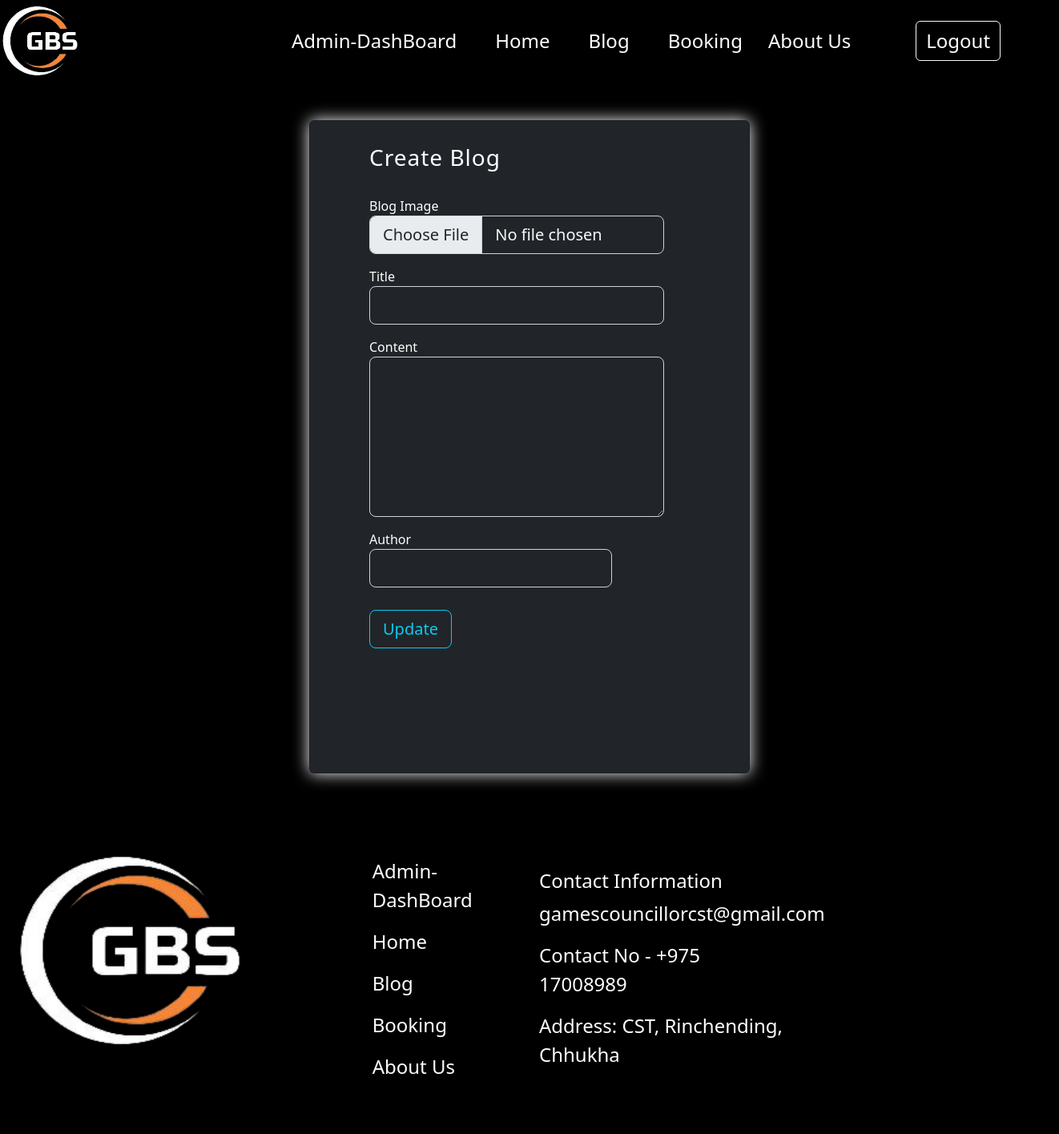
The app's page /editBlog/2 (signed in), older data.
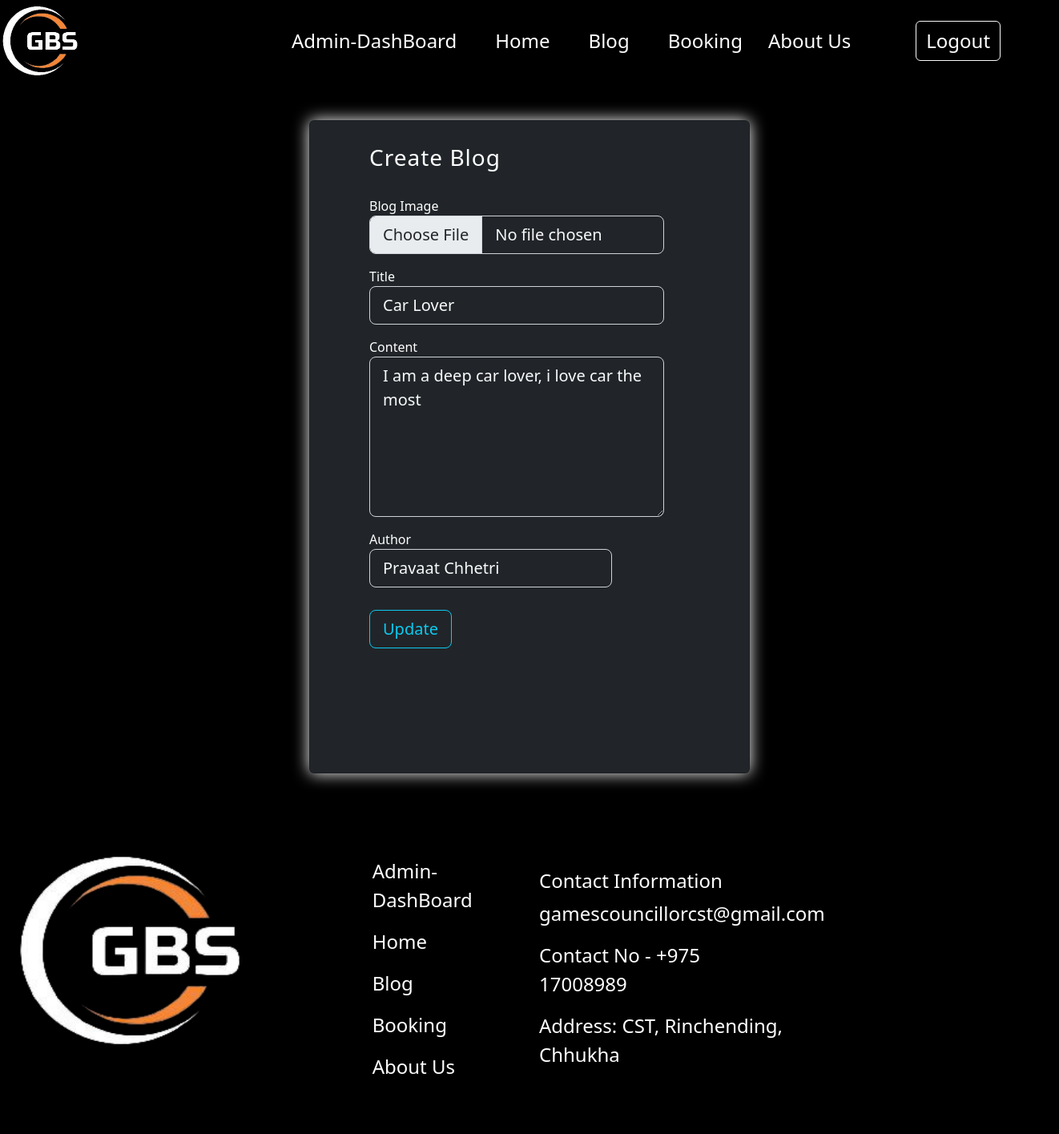
The same page, newer data.
### models.py (models this page shows, shortened)
class Blogs(db.Model):
    BId = db.Column(db.Integer, primary_key=True, autoincrement=True)
    title = db.Column(db.String(100), nullable=False)
    content = db.Column(db.Text, nullable=False)
    author = db.Column(db.String(100), nullable=False)
    image = db.Column(db.Text, nullable=False)
    mimetype = db.Column(db.Text, nullable=False)
    date_created = db.Column(db.DateTime, nullable=False, default=datetime.utcnow)

### app.py (the view, shortened to what this page needs)
@app.route('/editBlog/<int:id>',methods=['GET','POST'])
def editGivenBlog(id):
    if session['LogAs']=='Admin':
        form=f.BlogForm()
        _blog=Blogs.query.filter_by(BId=id).first()
        b={'blog':form}
        detail={'b':b,'bb':_blog}
        return render_template('editGivenBlog.html',data={'role_status': session['LogAs']},detail=detail)
    else:
        return redirect(url_for('login'))

### forms.py
class BlogForm(FlaskForm):
    upload = FileField('Blog Image', validators=[
        FileRequired(),
        FileAllowed(['jpg', 'png'], 'Images only!')
    ])
    title = StringField('Title', validators=[DataRequired()])
    content = TextAreaField('Content')
    author = StringField('Author', validators=[DataRequired()])
    submit = SubmitField('Create Blog')

### templates/editGivenBlog.html (shortened to what this page needs)
{%extends 'index.html' %}
{%block content%}
<div class="card bg-dark mx-auto my-5 py-5" style="width: 550px; box-shadow: 0 0 20px white;">
    <section class="">
      <div class="container col-12">
        <div class="row mx-auto">
          <div class="col-12 mx-auto my-4  text-black">
            <div class="d-flex align-items-center h-custom-2 mx-auto mt-3" style="width: 400px;">
              <form class="text-start" method="post" enctype="multipart/form-data" style="width: 23rem;">
                <h3 class="fw-normal mb-3 pb-3" style="letter-spacing: 1px;">Create Blog</h3>
                <div class="form-outline mb-3">
                  {{detail.b.blog.upload.label}}
                  {{detail.b.blog.upload(class="form-control bg-dark text-light form-control-lg")}}
                </div>
                <div class="form-outline mb-3">
                  {{detail.b.blog.title.label}}
                  {{detail.b.blog.title(class="form-control bg-dark text-light form-control-lg",value=detail.bb.title)}}
                </div>
                <div class="form-outline mb-3">
                    {{detail.b.blog.content.label}}
                    {% set f = detail.b.blog.content.process_data(detail.bb.content) %}
                    {{detail.b.blog.content(class="form-control bg-dark text-light form-control-lg" ,style="height: 200px")}}
                </div>
                <div class="row mb-3">
                  <div class="col-10">
                    <div class="form-outline">
                      {{detail.b.blog.author.label}}
                      {{detail.b.blog.author(class="form-control bg-dark text-light form-control-lg",value=detail.bb.author)}}
                    </div>
                  </div>
                </div>
                <div class="pt-1 mt-4 mb-4 text-start">
                  {{detail.b.blog.submit(class="btn btn-outline-info btn-lg btn-block",value='Update')}}
                </div>
              </form>
            </div>
          </div>
        </div>
      </div>
    </section>
  </div>
{%endblock%}

Row changes from the older to the newer data that the page shows:
added Blogs: title "Car Lover", content "I am a deep car lover, i love car the most", author "Pravaat Chhetri"
